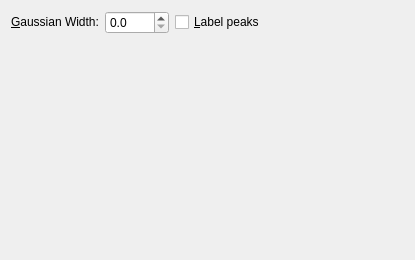
<?xml version="1.0" encoding="UTF-8"?>
<ui version="4.0">
 <class>Tab_UV</class>
 <widget class="QWidget" name="Tab_UV">
  <property name="geometry">
   <rect>
    <x>0</x>
    <y>0</y>
    <width>415</width>
    <height>260</height>
   </rect>
  </property>
  <property name="windowTitle">
   <string>Spectra Tab</string>
  </property>
  <layout class="QGridLayout" name="gridLayout">
   <item row="0" column="0">
    <widget class="QLabel" name="label_9">
     <property name="sizePolicy">
      <sizepolicy hsizetype="Fixed" vsizetype="Fixed">
       <horstretch>0</horstretch>
       <verstretch>0</verstretch>
      </sizepolicy>
     </property>
     <property name="text">
      <string>&amp;Gaussian Width:</string>
     </property>
     <property name="buddy">
      <cstring>spin_FWHM</cstring>
     </property>
    </widget>
   </item>
   <item row="0" column="3">
    <spacer name="horizontalSpacer">
     <property name="orientation">
      <enum>Qt::Horizontal</enum>
     </property>
     <property name="sizeHint" stdset="0">
      <size>
       <width>40</width>
       <height>20</height>
      </size>
     </property>
    </spacer>
   </item>
   <item row="2" column="0">
    <spacer name="verticalSpacer">
     <property name="orientation">
      <enum>Qt::Vertical</enum>
     </property>
     <property name="sizeHint" stdset="0">
      <size>
       <width>20</width>
       <height>40</height>
      </size>
     </property>
    </spacer>
   </item>
   <item row="0" column="2">
    <widget class="QCheckBox" name="cb_labelPeaks">
     <property name="sizePolicy">
      <sizepolicy hsizetype="Fixed" vsizetype="Fixed">
       <horstretch>0</horstretch>
       <verstretch>0</verstretch>
      </sizepolicy>
     </property>
     <property name="text">
      <string>&amp;Label peaks</string>
     </property>
     <property name="checked">
      <bool>false</bool>
     </property>
    </widget>
   </item>
   <item row="0" column="1">
    <widget class="QDoubleSpinBox" name="spin_FWHM">
     <property name="sizePolicy">
      <sizepolicy hsizetype="Minimum" vsizetype="Fixed">
       <horstretch>0</horstretch>
       <verstretch>0</verstretch>
      </sizepolicy>
     </property>
     <property name="decimals">
      <number>1</number>
     </property>
     <property name="maximum">
      <double>1000.000000000000000</double>
     </property>
     <property name="singleStep">
      <double>0.500000000000000</double>
     </property>
    </widget>
   </item>
  </layout>
 </widget>
 <resources/>
 <connections/>
</ui>
